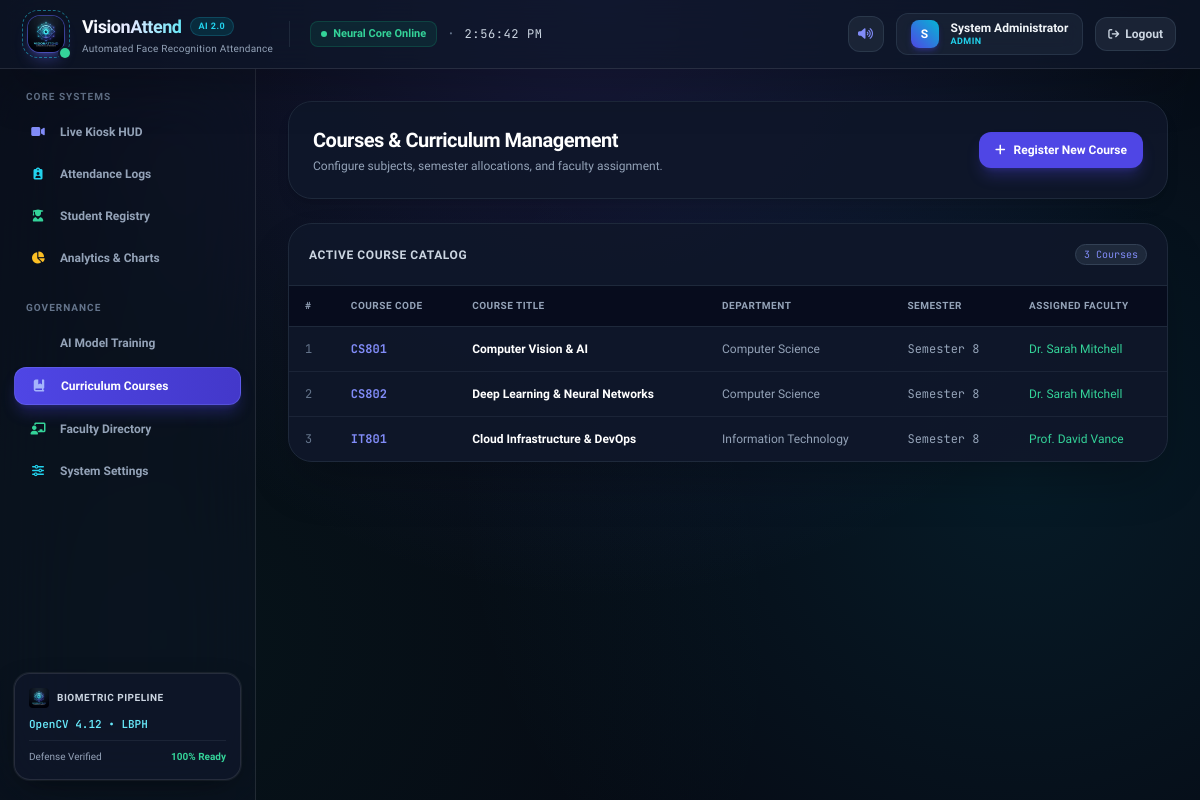
/subjects (signed in), run on the app's committed database.
### tables this page shows
CREATE TABLE subjects (
                id INTEGER PRIMARY KEY AUTOINCREMENT,
                code TEXT UNIQUE NOT NULL,
                name TEXT NOT NULL,
                department TEXT NOT NULL,
                semester TEXT NOT NULL,
                teacher_id INTEGER,
                created_at TIMESTAMP DEFAULT CURRENT_TIMESTAMP,
                FOREIGN KEY (teacher_id) REFERENCES teachers(id) ON DELETE SET NULL
            );

CREATE TABLE teachers (
                id INTEGER PRIMARY KEY AUTOINCREMENT,
                teacher_code TEXT UNIQUE NOT NULL,
                name TEXT NOT NULL,
                department TEXT NOT NULL,
                email TEXT,
                phone TEXT,
                created_at TIMESTAMP DEFAULT CURRENT_TIMESTAMP
            );

### app.py (the view, shortened to what this page needs)
@app.route("/subjects", methods=["GET", "POST"])
@login_required(roles=["admin"])
def subjects_page():
    subjects = get_all_subjects()
    teachers = get_all_teachers()
    return render_template("subjects.html", subjects=subjects, teachers=teachers)

### app.py (called while the page is built)
def login_required(roles=None):
    def decorator(f):
        @functools.wraps(f)
        def decorated_function(*args, **kwargs):
            if "user_id" not in session:
                flash("Please log in to access this page.", "warning")
                return redirect(url_for("login_page"))
            if roles and session.get("role") not in roles:
                flash("You do not have permission to access this resource.", "danger")
                return redirect(url_for("dashboard"))
            return f(*args, **kwargs)
        return decorated_function
    return decorator

### core/database.py (called while the page is built)
def get_connection():
    conn = sqlite3.connect(str(config.DATABASE_PATH), timeout=20.0)
    conn.row_factory = sqlite3.Row
    return conn

def get_all_teachers():
    with get_connection() as conn:
        return conn.execute("SELECT * FROM teachers ORDER BY name ASC").fetchall()

def get_all_subjects():
    with get_connection() as conn:
        return conn.execute("""
            SELECT s.*, t.name as teacher_name
            FROM subjects s
            LEFT JOIN teachers t ON s.teacher_id = t.id
            ORDER BY s.code ASC
        """).fetchall()

### templates/subjects.html (shortened to what this page needs)
{% extends "base.html" %}
{% block content %}
<div class="space-y-6">
    <div class="flex flex-col sm:flex-row sm:items-center justify-between gap-4 bg-slate-900/90 border border-slate-800 p-6 rounded-3xl shadow-lg">
        <div>
            <h1 class="text-xl font-bold text-white tracking-tight">Courses & Curriculum Management</h1>
            <p class="text-slate-400 text-xs mt-1">Configure subjects, semester allocations, and faculty assignment.</p>
        </div>
        <button onclick="document.getElementById('subject-modal').classList.remove('hidden')" class="px-4 py-2.5 rounded-xl bg-indigo-600 hover:bg-indigo-500 text-white font-semibold text-xs shadow-lg shadow-indigo-600/30 transition-all flex items-center space-x-2">
            <i class="fa-solid fa-plus"></i>
            <span>Register New Course</span>
        </button>
    </div>
    <div class="bg-slate-900/90 border border-slate-800 rounded-3xl overflow-hidden shadow-2xl">
        <div class="p-5 border-b border-slate-800 flex items-center justify-between">
            <span class="text-xs font-bold uppercase tracking-wider text-slate-300">Active Course Catalog</span>
            <span class="px-2 py-0.5 rounded-full text-[10px] bg-slate-800 text-indigo-400 border border-slate-700 font-mono">{{ subjects|length }} Courses</span>
        </div>
        <div class="overflow-x-auto">
            <table class="w-full text-left text-xs text-slate-300">
                <thead class="bg-slate-950/60 text-slate-400 uppercase font-bold text-[10px] tracking-wider border-b border-slate-800">
                    <tr>
                        <th class="py-3 px-4">#</th>
                        <th class="py-3 px-4">Course Code</th>
                        <th class="py-3 px-4">Course Title</th>
                        <th class="py-3 px-4">Department</th>
                        <th class="py-3 px-4">Semester</th>
                        <th class="py-3 px-4">Assigned Faculty</th>
                    </tr>
                </thead>
                <tbody class="divide-y divide-slate-800/80">
                    {% for s in subjects %}
                    <tr class="hover:bg-slate-800/40 transition-colors">
                        <td class="py-3.5 px-4 font-mono text-slate-500">{{ loop.index }}</td>
                        <td class="py-3.5 px-4 font-mono font-bold text-indigo-400">{{ s.code }}</td>
                        <td class="py-3.5 px-4 font-semibold text-white">{{ s.name }}</td>
                        <td class="py-3.5 px-4 text-slate-400">{{ s.department }}</td>
                        <td class="py-3.5 px-4 font-mono text-slate-400">{{ s.semester }}</td>
                        <td class="py-3.5 px-4 text-emerald-400 font-medium">
                            {{ s.teacher_name or 'Unassigned' }}
                        </td>
                    </tr>
                    {% else %}
                    <tr>
                        <td colspan="6" class="py-10 text-center text-slate-500">No courses defined yet.</td>
                    </tr>
                    {% endfor %}
                </tbody>
            </table>
        </div>
    </div>
</div>
{% endblock %}

### static/css/custom.css (style rules this page uses)
:root { --brand-primary: #6366f1; --brand-cyan: #06b6d4; --brand-emerald: #10b981; --brand-amber: #f59e0b; --brand-rose: #f43f5e; --bg-dark: #060913; --card-bg: rgba(13, 20, 38, 0.7); }
body { background-color: var(--bg-dark); background-image: radial-gradient(circle at 50% 0%, rgba(99, 102, 241, 0.18) 0%, transparent 60%), radial-gradient(circle at 85% 60%, rgba(6, 182, 212, 0.1) 0%, transparent 50%), radial-gradient(circle at 15% 80%, rgba(16, 185, 129, 0.06) 0%, transparent 50%); background-attachment: fixed; }

### data on the page
subjects: code "CS801", name "Computer Vision & AI", department "Computer Science", semester "Semester 8", name "Dr. Sarah Mitchell"
subjects: code "CS802", name "Deep Learning & Neural Networks", department "Computer Science", semester "Semester 8", name "Dr. Sarah Mitchell"
subjects: code "IT801", name "Cloud Infrastructure & DevOps", department "Information Technology", semester "Semester 8", name "Prof. David Vance"

### other printed values
{{ session.get('full_name', 'U')[0] }} "S"
{{ session.get('full_name') }} "System Administrator"
{{ session.get('role') }} "ADMIN"
{{ subjects|length }} "3"
